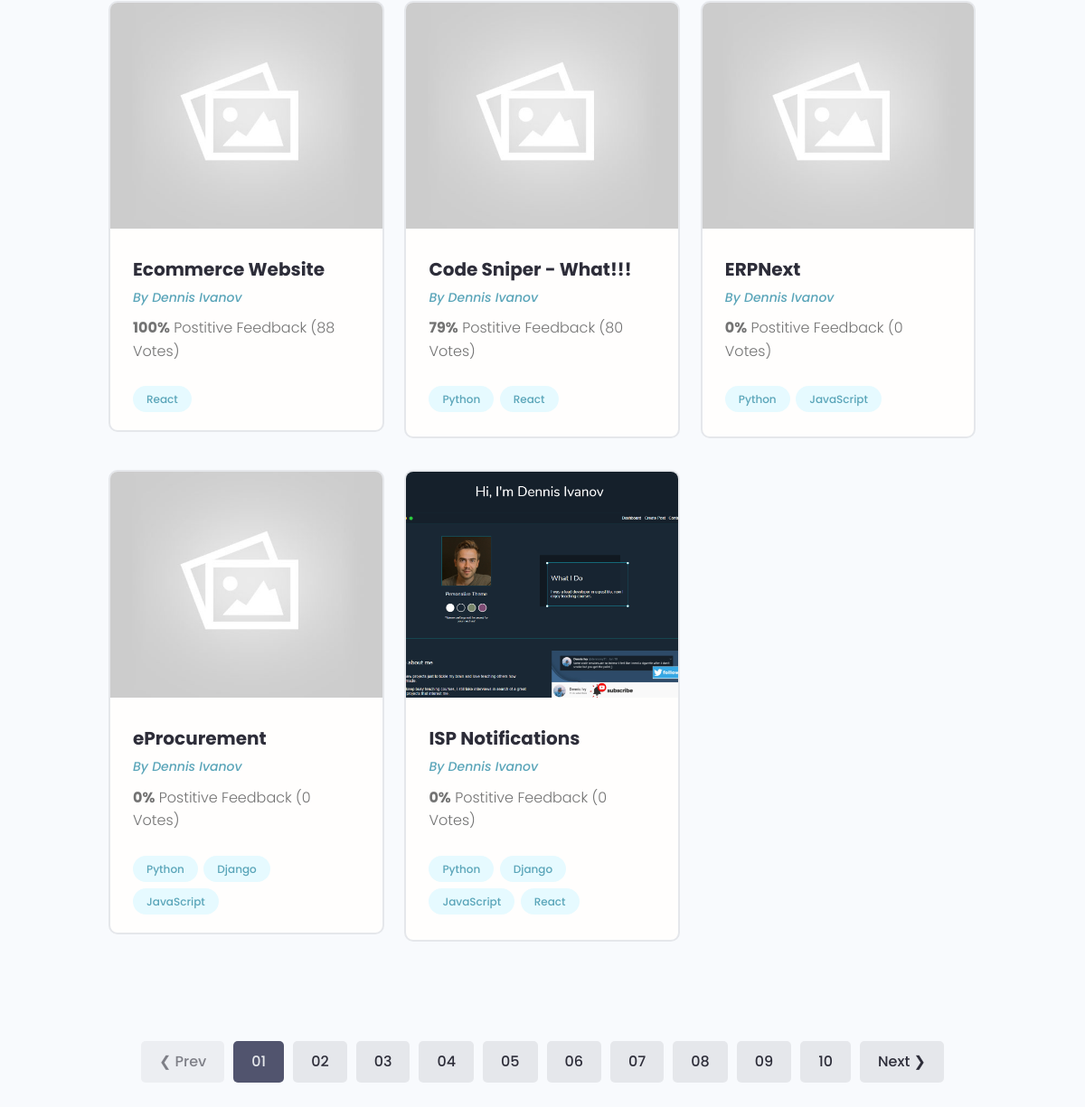
Before: / (lower part) with the older database file.
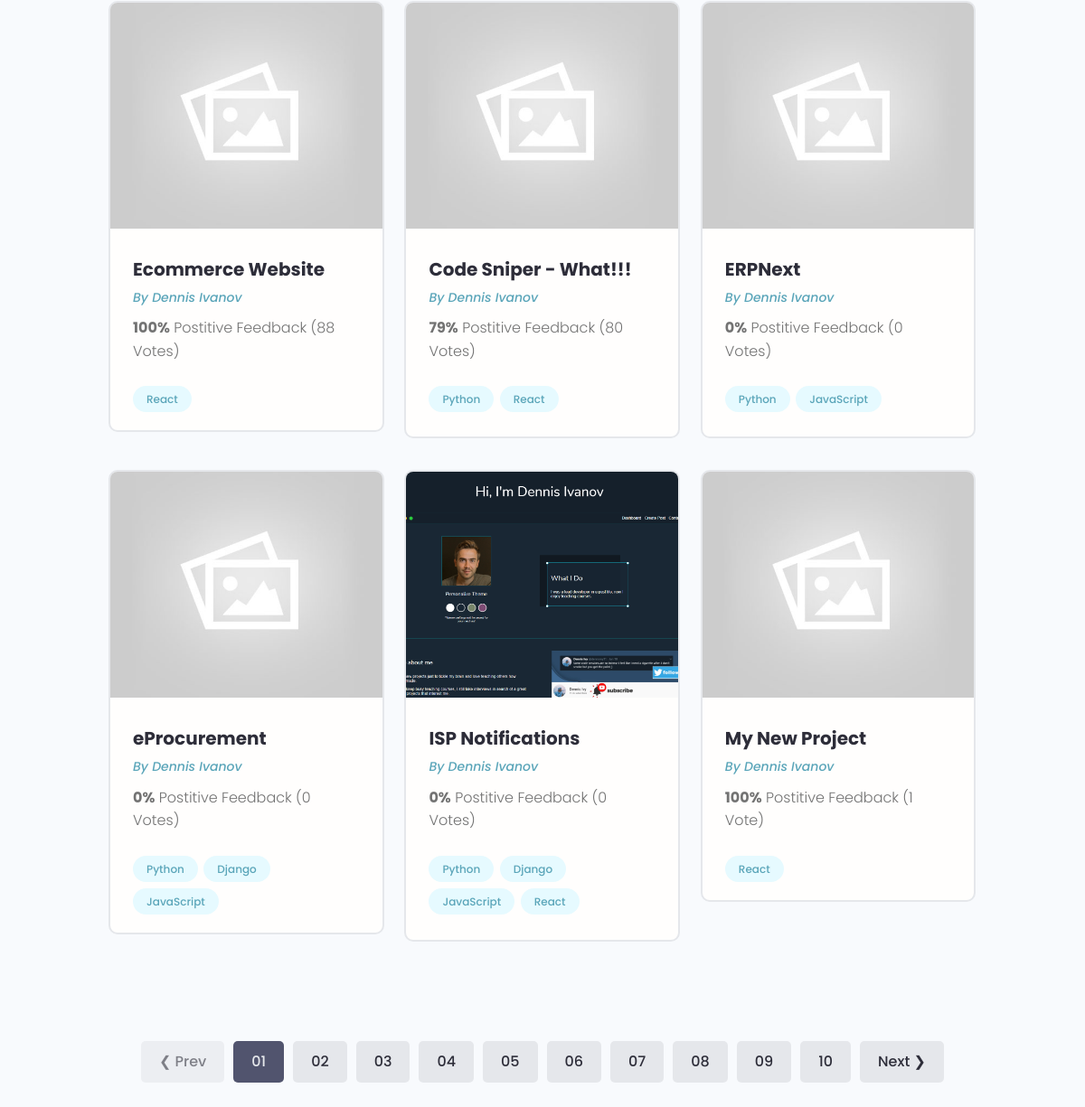
After: the same page with the newer database file.
### projects/models.py (models this page shows, shortened)
class Project(models.Model):
    title = models.CharField(max_length=200)
    description = models.TextField(null=True, blank=True)
    featured_image = models.ImageField(null=True, blank=True, default="default.jpg")
    demo_link = models.CharField(max_length=2000, null=True, blank=True)
    source_link = models.CharField(max_length=2000, null=True, blank=True)
    tags = models.ManyToManyField('Tag', blank=True)
    vote_total = models.IntegerField(default=0, null=True, blank=True)
    vote_ratio = models.IntegerField(default=0, null=True, blank=True)
    created = models.DateTimeField(auto_now_add=True)
    id = models.UUIDField(default=uuid.uuid4, unique=True, primary_key=True, editable=False)

class Tag(models.Model):
    name = models.CharField(max_length=200)
    created = models.DateTimeField(auto_now_add=True)
    id = models.UUIDField(default=uuid.uuid4, unique=True, primary_key=True, editable=False)
    def __str__(self):
        return self.name

### projects/views.py (the view)
# urls.py: path('', include('projects.urls'))
def projects(request):
    projects = Project.objects.all()
    context = {'projects': projects}
    return render(request, 'projects/projects.html', context)

### projects/templates/projects/projects.html (shortened to what this page needs)
{% extends "main.html" %}
{% block content %}
  <main class="projects">
    <section class="projectsList">
      <div class="container">
        <div class="grid grid--three">
          {% for project in projects %}
          <div class="column">
            <div class="card project">
              <a href="{% url 'project' project.id %}" class="project">
                <img class="project__thumbnail" src="{{ project.featured_image.url }}" alt="project thumbnail" />
                <div class="card__body">
                  <h3 class="project__title">{{ project.title }}</h3>
                  <p><a class="project__author" href="profile.html">By Dennis Ivanov</a></p>
                  <p class="project--rating">
                    <span style="font-weight: bold;">{{ project.vote_ratio }}%</span> Postitive
                    Feedback ({{ project.vote_total }} Vote{{ project.vote_total|pluralize:"s" }})
                  </p>
                  <div class="project__tags">
                    {% for tag in project.tags.all %}
                    <span class="tag tag--pill tag--main">
                      <small>{{ tag }}</small>
                    </span>
                    {% endfor %}
                  </div>
                </div>
              </a>
            </div>
          </div>
          {% endfor %}
        </div>
      </div>
    </section>
    <div class="pagination">
      <ul class="container">
        <li><a href="#" class="btn btn--disabled">&#10094; Prev</a></li>
        <li><a href="#" class="btn btn--sub">01</a></li>
        <li><a href="#" class="btn">02</a></li>
        <li><a href="#" class="btn">03</a></li>
        <li><a href="#" class="btn">04</a></li>
        <li><a href="#" class="btn">05</a></li>
        <li><a href="#" class="btn">06</a></li>
        <li><a href="#" class="btn">07</a></li>
        <li><a href="#" class="btn">08</a></li>
        <li><a href="#" class="btn">09</a></li>
        <li><a href="#" class="btn">10</a></li>
        <li><a href="#" class="btn">Next &#10095;</a></li>
      </ul>
    </div>
  </main>
{% endblock content %}

### templates/main.html (shortened to what this page needs)
<!DOCTYPE html>
{% load static %}
<html lang="en">
    <head>
        <link rel="stylesheet" href="https://cdn.iconmonstr.com/1.3.0/css/iconmonstr-iconic-font.min.css" />
        <link rel="stylesheet" href="{% static 'uikit/styles/uikit.css' %}" />
        <link rel="stylesheet" href="{% static 'styles/app.css' %}" />
      </head>
<body>
    {% block content %}
    {% endblock content %}
</body>
</html>

### templates/navbar.html (shortened to what this page needs)
{% load static %}

### static/styles/app.css (style rules this page uses)
:root { --color-sub: #2d2d39; }
.btn--sub { background-color: var(--color-sub-light); }
.card { border: 2px solid var(--color-light); }
img { width: 100%; }
.pagination { margin-top: 8rem; margin-bottom: 10rem; }
.pagination > ul { flex-wrap: wrap; list-style: none; display: flex; align-items: center; justify-content: center; gap: 1rem; }
.pagination .btn { color: var(--color-sub); }
.pagination .btn.btn--sub { color: var(--color-light); }
.project__author { font-size: 1.4rem; font-style: italic; }
.project--rating { margin-bottom: 1.6em; margin-top: .5em; }
.projectsList { margin-top: 8rem; }
.project__thumbnail { height: 25rem; object-fit: cover; object-position: top center; }
.project__title { font-size: 2rem; font-weight: 700; color: var(--color-sub); }

### static/uikit/styles/modules/_variables.css (style rules this page uses)
:root { --color-main: #5aa5b9; --color-main-light: #e6faff; --color-sub: #3f4156; --color-sub-light: #51546e; --color-sub-lighter: #ededfd; --color-text: #737373; --color-gray: #8b8b8b; --color-light: #e5e7eb; --color-light-gray: #767676; --color-bg: #f8fafd; --color-white: #fffefd; --color-white-light: #f3f3f3; --color-success: #359e64; --color-success-bg: #def8e8; --color-error: #fc4b0b; --color-error-bg: #fff2ee; --font-base: 'Poppins', arial, helvetica, 'Segoe UI', roboto, ubuntu, sans-serif; --font-monospace: 'Fira Code', 'Courier New', courier, monospace; --font-regular: 300; --font-medium: 500; --font-bold: 700; --generic-shadow: 1px 1px 5px #00000010; --generic-transition: all 0.3s ease-in-out; }

### static/uikit/styles/modules/_base.css (style rules this page uses)
* { margin: 0; padding: 0; box-sizing: border-box; text-rendering: optimizeLegibility; color: inherit; font-size: inherit; }
html { font-size: 50%; }
@media only screen and (min-width: 480px) { html { font-size: 56.25%; } }
@media only screen and (min-width: 1200px) { html { font-size: 62.5%; } }
body { line-height: 1.6; font-weight: 400; font-size: 1.5rem; color: var(--color-text); background-color: var(--color-bg); min-height: 100vh; }

### static/uikit/styles/modules/_typography.css (style rules this page uses)
* { font-family: var(--font-base); }
h3 { font-size: 3.2rem; font-weight: var(--font-medium); }
p, span, strong { font-size: 1.6rem; color: var(--color-text); font-weight: var(--font-regular); }
a { padding-bottom: 2px; text-decoration: none; display: inline-block; color: var(--color-main); font-weight: var(--font-medium); }

### static/uikit/styles/modules/_utilities.css (style rules this page uses)
.container { width: 92%; max-width: 165rem; margin: 0 auto; box-sizing: border-box; }
@media screen and (min-width: 1000px) { .container { width: 90%; } }
@media screen and (min-width: 1200px) { .container { width: 80%; } }

### static/uikit/styles/modules/_button.css (style rules this page uses)
.btn { display: inline-block; position: relative; cursor: pointer; background-color: var(--color-light); font-weight: var(--font-medium); color: var(--color-sub); text-decoration: none; padding: 1rem 2rem; border-radius: 0.5rem; border: none; width: -webkit-fit-content; width: -moz-fit-content; width: fit-content; height: -webkit-fit-content; height: -moz-fit-content; height: fit-content; font-size: 1.6rem; outline-width: 0; outline-color: transparent; -webkit-backface-visibility: hidden; backface-visibility: hidden; transition: all 0.3s ease-in-out; }
.btn:disabled, .btn--disabled { cursor: not-allowed; opacity: 0.6; }
.btn--sub { background-color: var(--color-sub); color: var(--color-white); }

### static/uikit/styles/modules/_card.css (style rules this page uses)
.card { border-radius: 1rem; background-color: var(--color-white); border: 1.5px solid var(--color-light); width: auto; height: auto; margin-top: 0.5rem; margin-bottom: 0.5rem; overflow: hidden; }
.card__body, .card__header { padding: 2rem 2.5rem; }

### static/uikit/styles/modules/_tag.css (style rules this page uses)
.tag { display: inline-flex; align-items: center; background-color: var(--color-sub); height: -webkit-fit-content; height: -moz-fit-content; height: fit-content; width: -webkit-fit-content; width: -moz-fit-content; width: fit-content; border-radius: 0.5rem; padding: 0.5rem 1.5rem; font-size: 1.2rem; cursor: pointer; }
.tag:not(:last-child) { margin-right: 0.25rem; margin-bottom: 0.75rem; }
.tag > small { color: var(--color-white); }
.tag--pill { border-radius: 5rem; }
.tag--main, .tag--main > small { background: var(--color-main-light); color: var(--color-main); font-weight: 500; }

Changed rows visible on the page:
added Project: featured_image (placeholder picture), title "My New Project", vote_ratio "100", vote_total "1", Tag (name "React")
